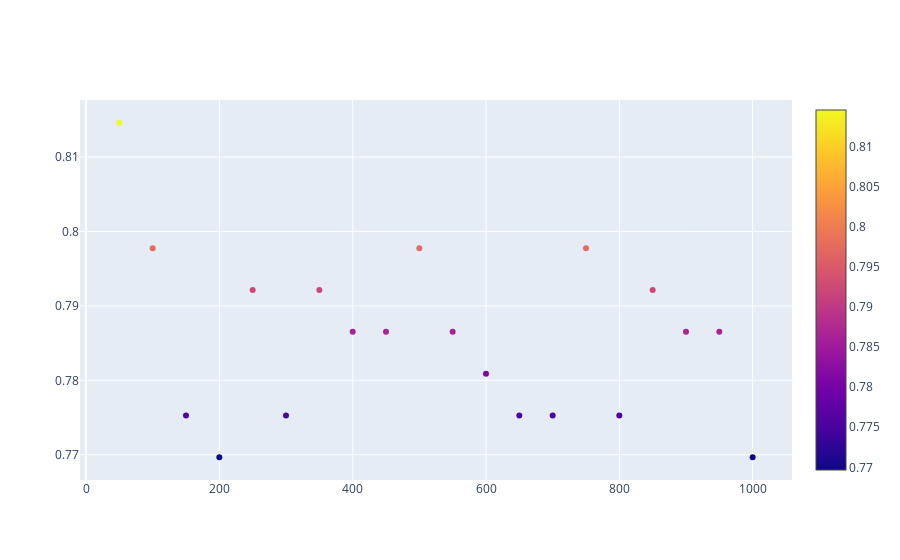

Notebook code cell kept with this figure:
### Code cell
x_axis = []
y_axis = []


for a in range(50, 1050, 50):
    accuracy, mean_error = run_model(x_train, y_train, x_test, y_test, DTC(max_leaf_nodes=a))
    x_axis.append(a)
    y_axis.append(accuracy)

trace = go.Scatter(x=x_axis, y=y_axis, mode='markers', marker_color=y_axis, marker={"showscale":True})

iplot([trace])

### Figure 1 — Plotly figure (JSON) as saved in the notebook; plotly's stock layout.template omitted (floating-point values rounded to 4 significant figures)
{"data": [{"marker": {"color": [0.8146, 0.7978, 0.7753, 0.7697, 0.7921, 0.7753, 0.7921, 0.7865, 0.7865, 0.7978, 0.7865, 0.7809, 0.7753, 0.7753, 0.7978, 0.7753, 0.7921, 0.7865, 0.7865, 0.7697], "showscale": true}, "mode": "markers", "type": "scatter", "x": [50, 100, 150, 200, 250, 300, 350, 400, 450, 500, 550, 600, 650, 700, 750, 800, 850, 900, 950, 1000], "y": [0.8146, 0.7978, 0.7753, 0.7697, 0.7921, 0.7753, 0.7921, 0.7865, 0.7865, 0.7978, 0.7865, 0.7809, 0.7753, 0.7753, 0.7978, 0.7753, 0.7921, 0.7865, 0.7865, 0.7697]}], "layout": {}}
